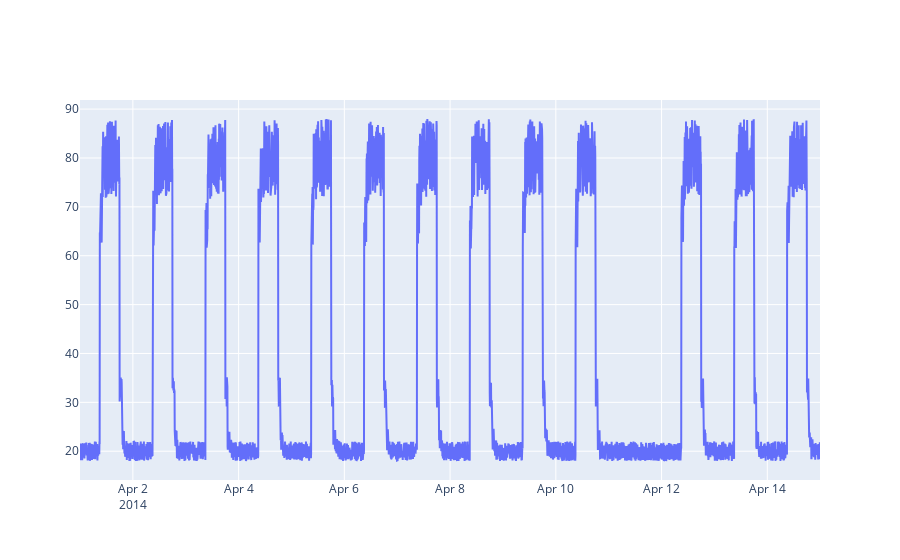

The cell this chart's notebook holds for it:
### Markdown cell above
## Visualizing the Data

### Code cell
fig = go.Figure()
fig.add_trace(go.Scatter(x=df['timestamp'], y=df['value']))
fig.show()

### Figure 1 — Plotly figure (JSON) as saved in the notebook; plotly's stock layout.template omitted (floating-point values rounded to 4 significant figures; data arrays with more than 128 entries replaced by an {"elided": "..."} marker saying what was removed)
{"data": [{"type": "scatter", "x": {"elided": "4032 str values"}, "y": {"elided": "4032 float values"}}], "layout": {}}
